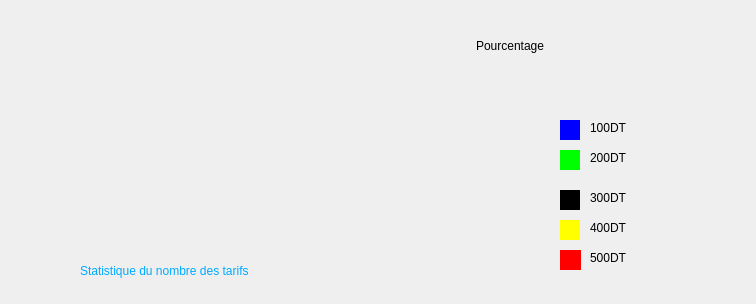
<?xml version="1.0" encoding="UTF-8"?>
<ui version="4.0">
 <class>statistiques</class>
 <widget class="QDialog" name="statistiques">
  <property name="geometry">
   <rect>
    <x>0</x>
    <y>0</y>
    <width>756</width>
    <height>304</height>
   </rect>
  </property>
  <property name="windowTitle">
   <string>Dialog</string>
  </property>
  <widget class="QWidget" name="widget_5" native="true">
   <property name="geometry">
    <rect>
     <x>560</x>
     <y>150</y>
     <width>20</width>
     <height>20</height>
    </rect>
   </property>
   <property name="styleSheet">
    <string notr="true">background-color: rgb(0, 255, 0);</string>
   </property>
  </widget>
  <widget class="QWidget" name="widget_4" native="true">
   <property name="geometry">
    <rect>
     <x>560</x>
     <y>220</y>
     <width>20</width>
     <height>20</height>
    </rect>
   </property>
   <property name="styleSheet">
    <string notr="true">background-color: rgb(0, 255, 0);
background-color: rgb(255, 255, 0);</string>
   </property>
  </widget>
  <widget class="QWidget" name="widget_6" native="true">
   <property name="geometry">
    <rect>
     <x>880</x>
     <y>650</y>
     <width>20</width>
     <height>20</height>
    </rect>
   </property>
   <property name="styleSheet">
    <string notr="true">background-color: rgb(0, 255, 0);
background-color: rgb(255, 255, 0);</string>
   </property>
  </widget>
  <widget class="QLabel" name="label_7">
   <property name="geometry">
    <rect>
     <x>910</x>
     <y>680</y>
     <width>111</width>
     <height>16</height>
    </rect>
   </property>
   <property name="styleSheet">
    <string notr="true">font: 12pt &quot;MS Shell Dlg 2&quot;;</string>
   </property>
   <property name="text">
    <string>5 </string>
   </property>
  </widget>
  <widget class="QWidget" name="widget" native="true">
   <property name="geometry">
    <rect>
     <x>560</x>
     <y>120</y>
     <width>20</width>
     <height>20</height>
    </rect>
   </property>
   <property name="styleSheet">
    <string notr="true">background-color: rgb(0, 0, 255);</string>
   </property>
  </widget>
  <widget class="QLabel" name="label_9">
   <property name="geometry">
    <rect>
     <x>910</x>
     <y>620</y>
     <width>131</width>
     <height>16</height>
    </rect>
   </property>
   <property name="styleSheet">
    <string notr="true">font: 12pt &quot;MS Shell Dlg 2&quot;;</string>
   </property>
   <property name="text">
    <string>3 </string>
   </property>
  </widget>
  <widget class="QWidget" name="widget_3" native="true">
   <property name="geometry">
    <rect>
     <x>560</x>
     <y>250</y>
     <width>21</width>
     <height>20</height>
    </rect>
   </property>
   <property name="styleSheet">
    <string notr="true">background-color: rgb(0, 255, 0);
background-color: rgb(255, 0, 0);</string>
   </property>
  </widget>
  <widget class="QLabel" name="label_4">
   <property name="geometry">
    <rect>
     <x>590</x>
     <y>190</y>
     <width>131</width>
     <height>16</height>
    </rect>
   </property>
   <property name="styleSheet">
    <string notr="true">font: 12pt &quot;MS Shell Dlg 2&quot;;</string>
   </property>
   <property name="text">
    <string>300DT</string>
   </property>
  </widget>
  <widget class="QLabel" name="label_2">
   <property name="geometry">
    <rect>
     <x>590</x>
     <y>120</y>
     <width>111</width>
     <height>16</height>
    </rect>
   </property>
   <property name="styleSheet">
    <string notr="true">font: 12pt &quot;MS Shell Dlg 2&quot;;</string>
   </property>
   <property name="text">
    <string>100DT</string>
   </property>
  </widget>
  <widget class="QLabel" name="label_12">
   <property name="geometry">
    <rect>
     <x>910</x>
     <y>550</y>
     <width>111</width>
     <height>16</height>
    </rect>
   </property>
   <property name="styleSheet">
    <string notr="true">font: 12pt &quot;MS Shell Dlg 2&quot;;</string>
   </property>
   <property name="text">
    <string>1</string>
   </property>
  </widget>
  <widget class="QLabel" name="label_6">
   <property name="geometry">
    <rect>
     <x>590</x>
     <y>250</y>
     <width>111</width>
     <height>16</height>
    </rect>
   </property>
   <property name="styleSheet">
    <string notr="true">font: 12pt &quot;MS Shell Dlg 2&quot;;</string>
   </property>
   <property name="text">
    <string>500DT</string>
   </property>
  </widget>
  <widget class="QLabel" name="label_13">
   <property name="geometry">
    <rect>
     <x>360</x>
     <y>680</y>
     <width>481</width>
     <height>41</height>
    </rect>
   </property>
   <property name="styleSheet">
    <string notr="true">font: 18pt &quot;MS Shell Dlg 2&quot;;
color: rgb(0, 170, 255);</string>
   </property>
   <property name="text">
    <string>Statistique du nombre des priorites</string>
   </property>
  </widget>
  <widget class="QWidget" name="widget_2" native="true">
   <property name="geometry">
    <rect>
     <x>560</x>
     <y>190</y>
     <width>20</width>
     <height>20</height>
    </rect>
   </property>
   <property name="styleSheet">
    <string notr="true">background-color: rgb(0, 0, 0);</string>
   </property>
  </widget>
  <widget class="QLabel" name="label_14">
   <property name="geometry">
    <rect>
     <x>876</x>
     <y>279</y>
     <width>131</width>
     <height>31</height>
    </rect>
   </property>
   <property name="styleSheet">
    <string notr="true">font: 75 italic 14pt &quot;Arial&quot;;</string>
   </property>
   <property name="text">
    <string>Pourcentage </string>
   </property>
  </widget>
  <widget class="QLabel" name="label_11">
   <property name="geometry">
    <rect>
     <x>910</x>
     <y>650</y>
     <width>111</width>
     <height>16</height>
    </rect>
   </property>
   <property name="styleSheet">
    <string notr="true">font: 12pt &quot;MS Shell Dlg 2&quot;;</string>
   </property>
   <property name="text">
    <string>4 </string>
   </property>
  </widget>
  <widget class="QLabel" name="label">
   <property name="geometry">
    <rect>
     <x>476</x>
     <y>30</y>
     <width>131</width>
     <height>31</height>
    </rect>
   </property>
   <property name="styleSheet">
    <string notr="true">font: 75 italic 14pt &quot;Arial&quot;;</string>
   </property>
   <property name="text">
    <string>Pourcentage </string>
   </property>
  </widget>
  <widget class="QWidget" name="widget_7" native="true">
   <property name="geometry">
    <rect>
     <x>880</x>
     <y>620</y>
     <width>20</width>
     <height>20</height>
    </rect>
   </property>
   <property name="styleSheet">
    <string notr="true">background-color: rgb(0, 0, 0);</string>
   </property>
  </widget>
  <widget class="QLabel" name="label_10">
   <property name="geometry">
    <rect>
     <x>910</x>
     <y>580</y>
     <width>111</width>
     <height>16</height>
    </rect>
   </property>
   <property name="styleSheet">
    <string notr="true">font: 12pt &quot;MS Shell Dlg 2&quot;;</string>
   </property>
   <property name="text">
    <string>2 </string>
   </property>
  </widget>
  <widget class="QWidget" name="widget_10" native="true">
   <property name="geometry">
    <rect>
     <x>880</x>
     <y>550</y>
     <width>20</width>
     <height>20</height>
    </rect>
   </property>
   <property name="styleSheet">
    <string notr="true">background-color: rgb(0, 0, 255);</string>
   </property>
  </widget>
  <widget class="QLabel" name="label_8">
   <property name="geometry">
    <rect>
     <x>80</x>
     <y>250</y>
     <width>481</width>
     <height>41</height>
    </rect>
   </property>
   <property name="styleSheet">
    <string notr="true">font: 18pt &quot;MS Shell Dlg 2&quot;;
color: rgb(0, 170, 255);</string>
   </property>
   <property name="text">
    <string>Statistique du nombre des tarifs</string>
   </property>
  </widget>
  <widget class="QLabel" name="label_5">
   <property name="geometry">
    <rect>
     <x>590</x>
     <y>220</y>
     <width>111</width>
     <height>16</height>
    </rect>
   </property>
   <property name="styleSheet">
    <string notr="true">font: 12pt &quot;MS Shell Dlg 2&quot;;</string>
   </property>
   <property name="text">
    <string>400DT</string>
   </property>
  </widget>
  <widget class="QLabel" name="label_3">
   <property name="geometry">
    <rect>
     <x>590</x>
     <y>150</y>
     <width>111</width>
     <height>16</height>
    </rect>
   </property>
   <property name="styleSheet">
    <string notr="true">font: 12pt &quot;MS Shell Dlg 2&quot;;</string>
   </property>
   <property name="text">
    <string>200DT</string>
   </property>
  </widget>
  <widget class="QWidget" name="widget_8" native="true">
   <property name="geometry">
    <rect>
     <x>880</x>
     <y>680</y>
     <width>21</width>
     <height>20</height>
    </rect>
   </property>
   <property name="styleSheet">
    <string notr="true">background-color: rgb(0, 255, 0);
background-color: rgb(255, 0, 0);</string>
   </property>
  </widget>
  <widget class="QWidget" name="widget_9" native="true">
   <property name="geometry">
    <rect>
     <x>880</x>
     <y>580</y>
     <width>20</width>
     <height>20</height>
    </rect>
   </property>
   <property name="styleSheet">
    <string notr="true">background-color: rgb(0, 255, 0);</string>
   </property>
  </widget>
 </widget>
 <resources/>
 <connections/>
</ui>
